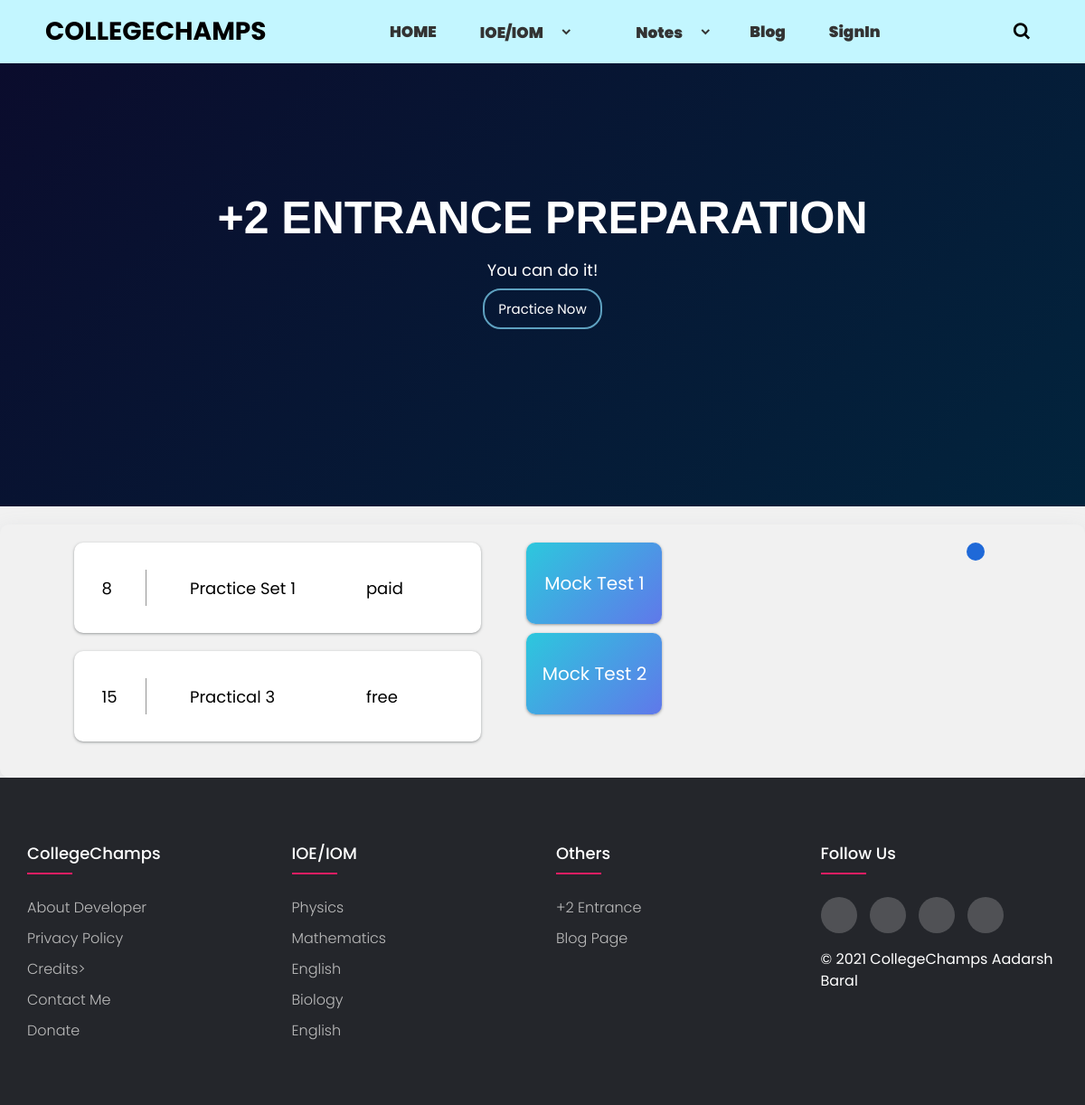
/set_page, run on the app's committed database.
### collegechamps/models.py (models this page shows, shortened)
class Post(db.Model):
    id = db.Column(db.Integer, primary_key=True)
    title = db.Column(db.String(100), nullable=False)
    slug = db.Column(db.String(100), nullable = False)
    subtitle = db.Column(db.Text, nullable = False)
    content = db.Column(db.Text, nullable=False)
    img = db.Column(db.Text, nullable=True)
    date_posted = db.Column(db.DateTime, nullable=False, default=datetime.now(timezone.utc))
    to_redirect = db.Column(db.String(20),nullable = True)
    image_file = db.Column(db.String(20), nullable=True)
    mock_title = db.Column(db.String(20), nullable = True)
    mock_content=db.Column(db.String(200), nullable = True)
    price  = db.Column(db.String(),nullable  = True)
    to_redirect = db.Column(db.String(20),nullable = True)
    featured = db.Column(db.String(20), nullable = True)
    subject_title  = db.Column(db.String(20),nullable = True)
    others1 = db.Column(db.String(20), nullable = True)
    others2 = db.Column(db.String(20), nullable = True)
    time_limit1 = db.Column(db.Integer())
    time_limit2 = db.Column(db.Integer())
    url_slug = db.Column(db.String(255))

### collegechamps/blog/routes.py (the view)
@blogs.route('/set_page')
def set_page():
    sets = Post.query.filter_by(slug='set_page',subject_title = 'see')
    return render_template('sets_page.html', sets=sets, header = '+2 Entrance Preparation',title = '+2 Entrance Preparation')

### collegechamps/templates/sets_page.html (shortened to what this page needs)
{% extends 'render.html' %}
{% block showcase_nav_foot %}
<div class="showcase">
  <div class="main-container">
    <h1 id="animate" class="showcase-maintext">{{header}}</h1>
    <p class="showcase-subtext">You can do it!</p>
    <a href="s1" class="btn-secondary"
      >Practice Now </a>
  </div>
</div>
{% endblock showcase_nav_foot %}
{% block sectionA %}
  <div>
    <div class="set-containers">
      <div class="set-grid-container">
        <div class="the-set-colection">
          {% for each_set in sets %}
        <a href="{{ url_for('blogs.individual_set',set_id = each_set.id)  }}">
          <div class="practice-set shover">
            <p class="practice-set-index">{{each_set.id}}</p>
            <p class="set-content-text">{{each_set.title}}</p>
            <p class="set-plan">{{each_set.price}}</p>
          </div>
        </a>
          {% endfor %}
        </div>
        <div class="the-mock-test-collection">
          <div class="test-set shover"><p class="set-text">Mock Test 1</p></div>
          <div class="test-set shover"><p class="set-text">Mock Test 2</p></div>
        </div>
      </div>
    </div>
  </div>
{% endblock sectionA %}

### collegechamps/static/css/style.css (style rules this page uses)
.main-container { margin: auto; max-width: 1100px; }
.btn-secondary { padding: 10px 15px 10px 15px; border-radius: 20px; border: 2px solid #5ea1c0; color: white; cursor: pointer; font-size: 15px; transition: all 0.2s ease-in-out; }
* { padding: 0px; margin: 0px; box-sizing: border-box; }
a { text-decoration: none; color: black; }
body { font-family: "Poppins", sans-serif; }
.showcase { background: #0f121b; height: 70vh; display: flex; align-items: center; justify-content: center; text-align: center; font-family: 'Poppins' , sans-serif; line-height: 1.4; background-image: linear-gradient(315deg, #02243d 0%, #0b0b2c 100%); }
.showcase .showcase-maintext { font-family: "Poppins ", sans-serif; color: white; font-size: 50px; text-transform: uppercase; padding-bottom: 10px; }
.showcase .showcase-subtext { font-size: 18px; margin-bottom: 20px; color: white; }
.showcase #animate { margin: 0px; white-space: nowrap; overflow: hidden; animation: typing 4s steps(22, end) forwards, blink 0.6s infinite; }
.set-containers { margin-top: 30px; margin-bottom: 10px; max-width: 650px; margin: auto; }
.set-containers .set-grid-container { display: grid; grid-template-columns: 3fr 1fr; grid-gap: 50px; font-size: 18px; font-family: 'Poppins' , sans-serif; }
.set-containers .practice-set { display: grid; grid-template-columns: 1fr 1fr 4fr 2fr; background: white; padding: 30px; border-radius: 10px; margin-bottom: 20px; align-items: center; justify-content: center; box-shadow: rgba(60, 64, 67, 0.3) 0px 1px 2px 0px, rgba(60, 64, 67, 0.15) 0px 1px 3px 1px; }
.set-containers .practice-set .practice-set-index { display: inline-block; }
.set-containers .practice-set .set-plan { padding-right: 10px; }
.the-mock-test-collection { display: flex; flex-direction: column; }
.the-mock-test-collection .test-set { background: linear-gradient(135deg, #2cc8dd 0%, #6078ea 100%); padding: 10px; border-radius: 10px; font-size: 20px; text-align: center; margin-bottom: 10px; color: white; box-shadow: rgba(60, 64, 67, 0.3) 0px 1px 2px 0px, rgba(60, 64, 67, 0.15) 0px 1px 3px 1px; }
.the-mock-test-collection .test-set .set-text { padding: 20px 0px 20px 0px; }
.shover { transition: transform 0.2s ease-in; }

### collegechamps/static/css/card.css (style rules this page uses)
* { box-sizing: border-box; }
body { background: #f1f1f1; font-family: "Rubik", sans-serif; }

### collegechamps/static/css/footer.css (style rules this page uses)
body { line-height: 1.5; font-family: 'Poppins', sans-serif; }
* { margin:0; padding:0; box-sizing: border-box; }

### collegechamps/templates/render.html (style rules this page uses)
* { margin: 0; padding: 0; box-sizing: border-box; font-family: "Poppins", sans-serif; }
body { min-height: 100vh; }

### data on the page
Post: id "8", title "Practice Set 1", price "paid"
Post: id "15", title "Practical 3", price "free"

### other printed values
{{ header }} "+2 ENTRANCE PREPARATION"
